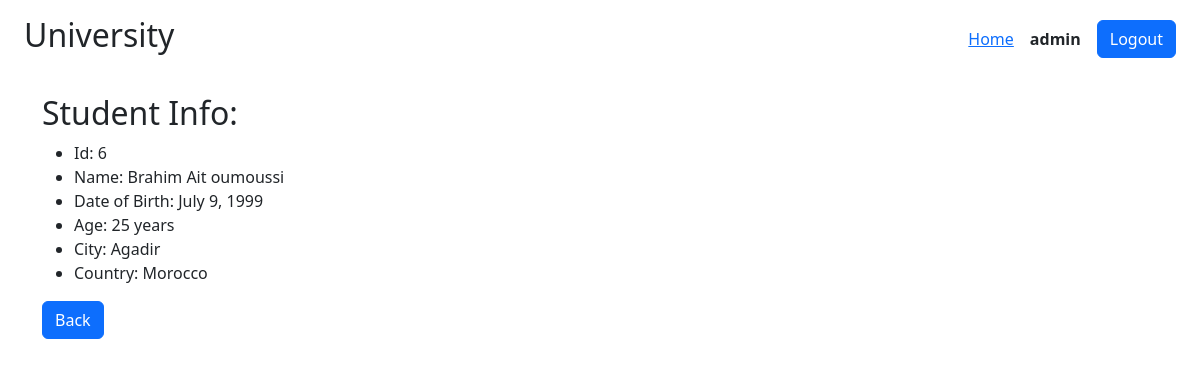
The app's page /students/6/ (signed in) with its own data.
### students/models.py (models this page shows)
class Student(models.Model):
    first_name = models.CharField(max_length=40)
    last_name = models.CharField(max_length=40)
    date_of_birth = models.DateField()
    age = models.IntegerField()
    city = models.CharField(max_length=60)
    country = models.CharField(max_length=10, default="morocco")

### students/views.py (the view)
# urls.py: path("<int:id>/", views.show, name="students.show"),
def show(request: HttpRequest, id: int) -> HttpResponse:
    try:
        student = Student.objects.get(id=id)
    except Student.DoesNotExist:
        return HttpResponseRedirect(reverse("students.index"))
    return render(request, "students/show.html", {"student": student})

### students/templates/students/show.html
{% extends "base.html" %}
{% block body %}
<h2>Student Info:</h2>
<ul>
    <li>Id: {{student.id}}</li>
    <li>Name: {{student.first_name|capfirst}} {{student.last_name|capfirst}}</li>
    <li>Date of Birth: {{student.date_of_birth|date}}</li>
    <li>Age: {{student.age}} years</li>
    <li>City: {{student.city|capfirst}}</li>
    <li>Country: {{student.country|capfirst}}</li>
</ul>
<a href='{% url "students.index" %}' type="button" class="btn btn-primary">Back</a>
{% endblock body %}

### templates/base.html (shortened to what this page needs)
<!DOCTYPE html>
<html lang="en">
<head>
    {% load static %}
    <link rel="stylesheet" href="{% static "bootstrap.min.css" %}">
</head>
<body>
    <header class='px-4 py-3 d-flex justify-content-between align-items-center'>
        <h2>University</h2>
        <nav class='d-flex gap-3 align-items-center'>
            {% if user.is_authenticated %}
                <a href="{% url "students.index" %}">Home</a>
                <strong>{{user}}</strong>
                <form action="{% url "logout" %}" method="post">
                    <button type='submit' class='btn btn-primary'>Logout</button>
                </form>
                {% else %}
                <a href="{% url "register" %}">Regsiter</a>
                <a href="{% url "login" %}">Login</a>
            {% endif %}
        </nav>
    </header>
    <div class="container mt-3">
        {% block body %}{% endblock body %}
    </div>
</body>
</html>

### records on screen
Student: id "6", first_name "Brahim", last_name "Ait oumoussi", date_of_birth "July 9, 1999", age "25", city "Agadir", country "Morocco"

### other values on screen
{{ user }} "admin"
